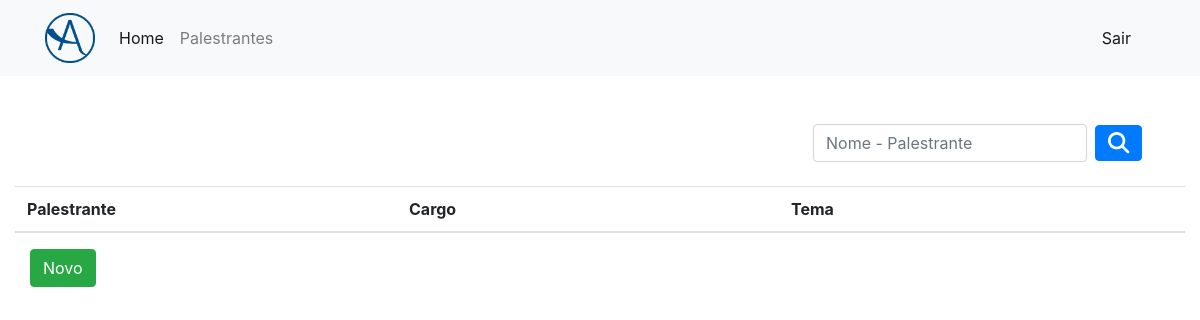
/palestrante/palestrante_list/ (signed in), run on an earlier commit of the app's database.
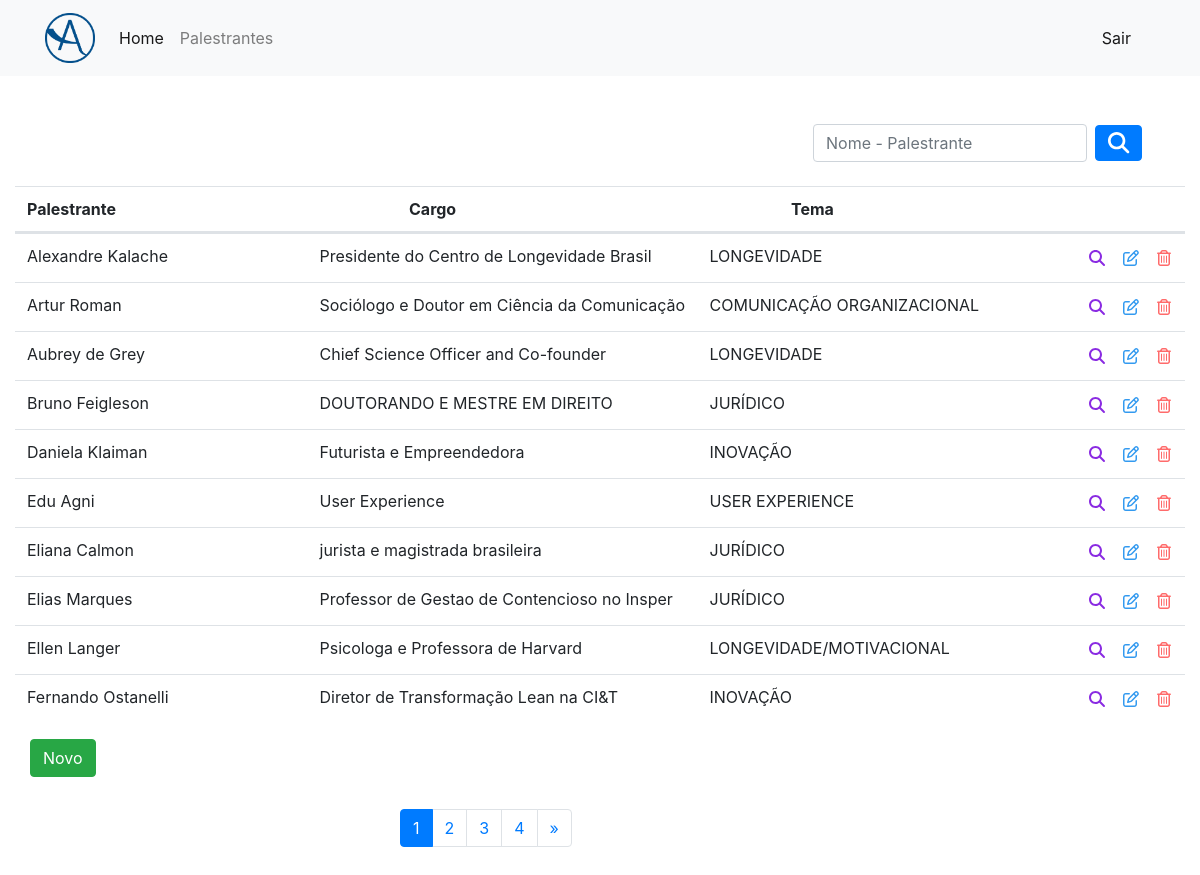
And on a later commit of the database.
### palestrante/models.py (models this page shows)
class Palestrante(models.Model):
    tema = models.CharField(max_length=100, null=True, blank=True,)
    palestrante = models.CharField(max_length=100, null=True, blank=True,)
    cargo = models.CharField(max_length=500, null=True, blank=True,)
    resumo = models.TextField(null=True, blank=True,)
    email = models.CharField(max_length=100, null=True, blank=True,)
    telefone = models.CharField(max_length=100, null=True, blank=True,)
    class Meta:
        ordering = ['palestrante']
        verbose_name = 'palestrante'
        verbose_name_plural = 'palestrantes'
    def __str__(self):
        return self.palestrante
    full_name = property(__str__)

### palestrante/views.py (the view)
# urls.py: path('palestrante_list/', palestranteList.as_view(), name='palestrante_list'),
class palestranteList(AutenticaCad, ListView):
    model = Palestrante
    template_name = 'palestrante/palestrante_list.html'
    context_object_name = 'palestrantes'
    paginate_by = 10
    def get_queryset(self):
        q = self.request.GET.get('pesquisa', None)
        if q :
            palestrantes = Palestrante.objects.filter(palestrante__icontains=q) |\
                           Palestrante.objects.filter(tema__icontains=q)
            return palestrantes
        else:
            palestrantes = Palestrante.objects.all()
            return palestrantes

### palestrante/templates/palestrante/palestrante_list.html (shortened to what this page needs)
{% extends 'base.html' %}
{% load bootstrap %}
{% block main %}
    <div>
        <div class="container mt-5">
            <div class="row">
                <div class="col-sm-8">
                </div>
                <div class="col-sm-4">
                    <form class="form-inline" method="get">
                        <div class="form-group mx-2 mb-2">
                            <input type="text" class="form-control" name="pesquisa" id="pesquisa"
                                   placeholder="Nome - Palestrante">
                        </div>
                        <button type="submit" class="btn btn-primary mb-2"><i class="fas fa-search fa-lg"
                                                                              style="color: white;"></i></button>
                    </form>
                </div>
                    <div class="table">
                        <table class="table table-hover">
                            <thead class="">
                                <tr class="row">
                                    <th class="col">
                                        Palestrante
                                    </th>
                                    <th class="col">
                                        Cargo
                                    </th>
                                    <th class="col">
                                        Tema
                                    </th>
                                    <th></th>
                                </tr>
                            </thead>
                            <tbody class="">
                                {% for Palestrante in object_list %}
                                    <tr class="row">
                                        <td class="col-3">
                                            {{ Palestrante.palestrante }}
                                        </td>
                                        <td class="col-4">
                                            {{ Palestrante.cargo }}
                                        </td>
                                        <td class="col-4">
                                            {{ Palestrante.tema }}
                                        </td>
                                        <td class="col-1">
                                            <div class="row">
                                                <a class="p-md-1 col-md-4"
                                                   href="{% url 'palestrante_detail' Palestrante.id %}">
                                                    <i class="fas fa-search" style="color: blueviolet;"></i>
                                                </a>
                                                <a class="p-md-1 col-md-4"
                                                   href="{% url 'palestrante_update' Palestrante.id %}">
                                                    <i class="far fa-edit " style="color: #339af0;"></i>
                                                </a>
                                                <a class="p-md-1 col-md-4"
                                                   href="{% url 'palestrante_delete' Palestrante.id %}">
                                                    <i class="far fa-trash-alt " style="color: #ff6b6b;"></i>
                                                </a>
                                            </div>
                                        </td>
                                    </tr>
                                {% endfor %}
                            </tbody>
                        </table>
                        <div class="mt-2">
                            <a class="btn btn-success" href="{% url 'palestrante_create' %}">
                                Novo
                            </a>
                        </div>
                    </div>
                </div>
            </div>
            <div class="mt-3 mb-5 offset-4">
                {% if object_list %}
                    {% include "_pagination.html" %}
                {% endif %}
            </div>
        </div>
    </div>
{% endblock %}

### templates/base.html (shortened to what this page needs)
{% load bootstrap4 %}
{% bootstrap_css %}
{% load static %}
<!DOCTYPE html>
<html lang="en">
<head>
    <link rel="stylesheet" href="{% static 'css/bootstrap.css' %}">
    <link rel="stylesheet" href="{% static 'css/all.css' %}">
</head>
<body>
<div class="">
    <header>
        <div class="">
            <nav class="navbar navbar-expand-lg navbar-light bg-light">
                <div class="container">
                    <a class="navbar-brand" href="#">
                        <img src="{% static 'media/a.png' %}" width="50" height="50" alt="">
                    </a>
                    <div class="collapse navbar-collapse" id="navbarText">
                        <ul class="navbar-nav mr-auto">
                            <li class="nav-item active">
                                <a class="nav-link" href="{% url 'home' %}">Home <span class="sr-only">(current)</span></a>
                            </li>
                            <li class="nav-item">
                                <a class="nav-link" href="{% url 'palestrante_list' %}">Palestrantes</a>
                            </li>
                        </ul>
                        <span class="navbar-text">
                      <a class="dropdown-item" href="{% url 'logout' %}">
                          Sair
                      </a>
                    </span>
                    </div>
                </div>
            </nav>
        </div>
    </header>
    <section>
        <div>
            {% block main %}
            {% endblock %}
        </div>
</body>
</html>

### templates/_pagination.html (shortened to what this page needs)
<div class="row text-center">
    <div class="col-lg-12">
        <ul class="pagination">
            {% for pg in page_obj.paginator.page_range %}
                {% if page_obj.number == pg %}
                    <li class="page-item active"><a class="page-link" href="?page={{ pg }}">{{ pg }}</a></li>
                {% else %}
                    <li class="page-item"><a class="page-link" href="?page={{ pg }}">{{ pg }}</a></li>
                {% endif %}
            {% endfor %}
            {% if page_obj.has_next %}
                <li class="page-item"><a class="page-link" href="?page={{ page_obj.next_page_number }}">&raquo;</a></li>
            {% endif %}
        </ul>
    </div>
</div>

### statics/css/all.css (style rules this page uses)
.fa-lg { font-size: 1.33333em; line-height: 0.75em; vertical-align: -.0667em; }

What changed in the data, as far as the page shows it:
added Palestrante: palestrante "Alexandre Kalache", cargo "Presidente do Centro de Longevidade Brasil", tema "LONGEVIDADE"
added Palestrante: palestrante "Artur Roman", cargo "Sociólogo e Doutor em Ciência da Comunicação", tema "COMUNICAÇÃO ORGANIZACIONAL"
added Palestrante: palestrante "Aubrey de Grey", cargo "Chief Science Officer and Co-founder", tema "LONGEVIDADE"
added Palestrante: palestrante "Bruno Feigleson", cargo "DOUTORANDO E MESTRE EM DIREITO", tema "JURÍDICO"
added Palestrante: palestrante "Daniela Klaiman", cargo "Futurista e Empreendedora", tema "INOVAÇÃO"
added Palestrante: palestrante "Edu Agni", cargo "User Experience", tema "USER EXPERIENCE"
added Palestrante: palestrante "Eliana Calmon", cargo "jurista e magistrada brasileira", tema "JURÍDICO"
added Palestrante: palestrante "Elias Marques", cargo "Professor de Gestao de Contencioso no Insper", tema "JURÍDICO"
added Palestrante: palestrante "Ellen Langer", cargo "Psicologa e Professora de Harvard", tema "LONGEVIDADE/MOTIVACIONAL"
added Palestrante: palestrante "Fernando Ostanelli", cargo "Diretor de Transformação Lean na CI&T", tema "INOVAÇÃO"
Also different on the page:
new list line: "1"
new list line: "2"
new list line: "3"
new list line: "4"
